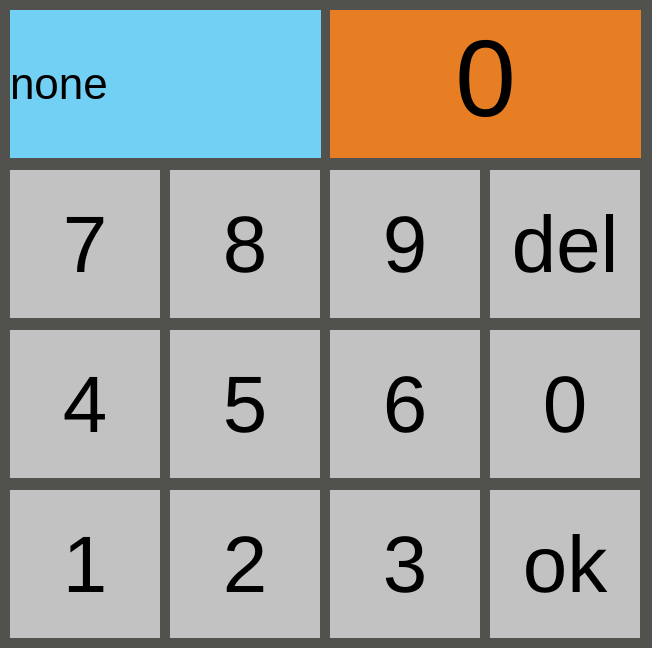
<?xml version="1.0" encoding="UTF-8"?>
<ui version="4.0">
 <class>MainWindow</class>
 <widget class="QMainWindow" name="MainWindow">
  <property name="windowModality">
   <enum>Qt::WindowModal</enum>
  </property>
  <property name="geometry">
   <rect>
    <x>0</x>
    <y>0</y>
    <width>652</width>
    <height>648</height>
   </rect>
  </property>
  <property name="windowTitle">
   <string notr="true">Ввод данных</string>
  </property>
  <property name="styleSheet">
   <string notr="true">background-color: rgb(81, 81, 77);</string>
  </property>
  <widget class="QWidget" name="centralwidget">
   <widget class="QTextEdit" name="UserData">
    <property name="geometry">
     <rect>
      <x>330</x>
      <y>10</y>
      <width>311</width>
      <height>148</height>
     </rect>
    </property>
    <property name="sizePolicy">
     <sizepolicy hsizetype="Fixed" vsizetype="Fixed">
      <horstretch>0</horstretch>
      <verstretch>0</verstretch>
     </sizepolicy>
    </property>
    <property name="cursor" stdset="0">
     <cursorShape>ArrowCursor</cursorShape>
    </property>
    <property name="mouseTracking">
     <bool>false</bool>
    </property>
    <property name="focusPolicy">
     <enum>Qt::NoFocus</enum>
    </property>
    <property name="contextMenuPolicy">
     <enum>Qt::NoContextMenu</enum>
    </property>
    <property name="acceptDrops">
     <bool>false</bool>
    </property>
    <property name="styleSheet">
     <string notr="true">border-style: outset;
padding: 16px;
color:black;
background-color: rgb(231, 126, 35);
</string>
    </property>
    <property name="inputMethodHints">
     <set>Qt::ImhNone</set>
    </property>
    <property name="frameShadow">
     <enum>QFrame::Sunken</enum>
    </property>
    <property name="verticalScrollBarPolicy">
     <enum>Qt::ScrollBarAlwaysOff</enum>
    </property>
    <property name="horizontalScrollBarPolicy">
     <enum>Qt::ScrollBarAlwaysOff</enum>
    </property>
    <property name="readOnly">
     <bool>true</bool>
    </property>
    <property name="html">
     <string>&lt;!DOCTYPE HTML PUBLIC &quot;-//W3C//DTD HTML 4.0//EN&quot; &quot;http://www.w3.org/TR/REC-html40/strict.dtd&quot;&gt;
&lt;html&gt;&lt;head&gt;&lt;meta name=&quot;qrichtext&quot; content=&quot;1&quot; /&gt;&lt;style type=&quot;text/css&quot;&gt;
p, li { white-space: pre-wrap; }
&lt;/style&gt;&lt;/head&gt;&lt;body style=&quot; font-family:'.SF NS Text'; font-size:13pt; font-weight:400; font-style:normal;&quot;&gt;
&lt;p align=&quot;center&quot; style=&quot; margin-top:0px; margin-bottom:0px; margin-left:0px; margin-right:0px; -qt-block-indent:0; text-indent:0px;&quot;&gt;&lt;span style=&quot; font-family:'HelveticaNeueCyr'; font-size:82pt;&quot;&gt;0&lt;/span&gt;&lt;/p&gt;&lt;/body&gt;&lt;/html&gt;</string>
    </property>
    <property name="textInteractionFlags">
     <set>Qt::NoTextInteraction</set>
    </property>
   </widget>
   <widget class="QPushButton" name="bok">
    <property name="geometry">
     <rect>
      <x>490</x>
      <y>490</y>
      <width>150</width>
      <height>148</height>
     </rect>
    </property>
    <property name="sizePolicy">
     <sizepolicy hsizetype="Fixed" vsizetype="Fixed">
      <horstretch>0</horstretch>
      <verstretch>0</verstretch>
     </sizepolicy>
    </property>
    <property name="cursor">
     <cursorShape>ArrowCursor</cursorShape>
    </property>
    <property name="focusPolicy">
     <enum>Qt::NoFocus</enum>
    </property>
    <property name="contextMenuPolicy">
     <enum>Qt::NoContextMenu</enum>
    </property>
    <property name="acceptDrops">
     <bool>false</bool>
    </property>
    <property name="styleSheet">
     <string notr="true">border-style: outset;
font: 60pt;
padding: 16px;
color:black;
 text-align: center;
 background-color: rgb(194, 194, 194);
</string>
    </property>
    <property name="text">
     <string notr="true">ok</string>
    </property>
    <property name="iconSize">
     <size>
      <width>26</width>
      <height>80</height>
     </size>
    </property>
   </widget>
   <widget class="QPushButton" name="bdel">
    <property name="geometry">
     <rect>
      <x>490</x>
      <y>170</y>
      <width>150</width>
      <height>148</height>
     </rect>
    </property>
    <property name="sizePolicy">
     <sizepolicy hsizetype="Fixed" vsizetype="Fixed">
      <horstretch>0</horstretch>
      <verstretch>0</verstretch>
     </sizepolicy>
    </property>
    <property name="cursor">
     <cursorShape>ArrowCursor</cursorShape>
    </property>
    <property name="focusPolicy">
     <enum>Qt::NoFocus</enum>
    </property>
    <property name="contextMenuPolicy">
     <enum>Qt::NoContextMenu</enum>
    </property>
    <property name="acceptDrops">
     <bool>false</bool>
    </property>
    <property name="styleSheet">
     <string notr="true">border-style: outset;
font: 60pt;
padding: 16px;
color:black;
 text-align: center;
 background-color: rgb(194, 194, 194);
</string>
    </property>
    <property name="text">
     <string notr="true">del</string>
    </property>
    <property name="iconSize">
     <size>
      <width>26</width>
      <height>80</height>
     </size>
    </property>
   </widget>
   <widget class="QPushButton" name="b7">
    <property name="geometry">
     <rect>
      <x>10</x>
      <y>170</y>
      <width>150</width>
      <height>148</height>
     </rect>
    </property>
    <property name="sizePolicy">
     <sizepolicy hsizetype="Fixed" vsizetype="Fixed">
      <horstretch>0</horstretch>
      <verstretch>0</verstretch>
     </sizepolicy>
    </property>
    <property name="cursor">
     <cursorShape>ArrowCursor</cursorShape>
    </property>
    <property name="focusPolicy">
     <enum>Qt::NoFocus</enum>
    </property>
    <property name="contextMenuPolicy">
     <enum>Qt::NoContextMenu</enum>
    </property>
    <property name="acceptDrops">
     <bool>false</bool>
    </property>
    <property name="styleSheet">
     <string notr="true">border-style: outset;
font: 60pt;
padding: 16px;
color:black;
 text-align: center;
 background-color: rgb(194, 194, 194);
</string>
    </property>
    <property name="text">
     <string notr="true">7</string>
    </property>
    <property name="iconSize">
     <size>
      <width>26</width>
      <height>80</height>
     </size>
    </property>
   </widget>
   <widget class="QPushButton" name="b4">
    <property name="geometry">
     <rect>
      <x>10</x>
      <y>330</y>
      <width>150</width>
      <height>148</height>
     </rect>
    </property>
    <property name="sizePolicy">
     <sizepolicy hsizetype="Fixed" vsizetype="Fixed">
      <horstretch>0</horstretch>
      <verstretch>0</verstretch>
     </sizepolicy>
    </property>
    <property name="cursor">
     <cursorShape>ArrowCursor</cursorShape>
    </property>
    <property name="focusPolicy">
     <enum>Qt::NoFocus</enum>
    </property>
    <property name="contextMenuPolicy">
     <enum>Qt::NoContextMenu</enum>
    </property>
    <property name="acceptDrops">
     <bool>false</bool>
    </property>
    <property name="styleSheet">
     <string notr="true">border-style: outset;
font: 60pt;
padding: 16px;
color:black;
 text-align: center;
 background-color: rgb(194, 194, 194);
</string>
    </property>
    <property name="text">
     <string notr="true">4</string>
    </property>
    <property name="iconSize">
     <size>
      <width>26</width>
      <height>80</height>
     </size>
    </property>
   </widget>
   <widget class="QPushButton" name="b1">
    <property name="geometry">
     <rect>
      <x>10</x>
      <y>490</y>
      <width>150</width>
      <height>148</height>
     </rect>
    </property>
    <property name="sizePolicy">
     <sizepolicy hsizetype="Fixed" vsizetype="Fixed">
      <horstretch>0</horstretch>
      <verstretch>0</verstretch>
     </sizepolicy>
    </property>
    <property name="cursor">
     <cursorShape>ArrowCursor</cursorShape>
    </property>
    <property name="focusPolicy">
     <enum>Qt::NoFocus</enum>
    </property>
    <property name="contextMenuPolicy">
     <enum>Qt::NoContextMenu</enum>
    </property>
    <property name="acceptDrops">
     <bool>false</bool>
    </property>
    <property name="styleSheet">
     <string notr="true">border-style: outset;
font: 60pt;
padding: 16px;
color:black;
 text-align: center;
 background-color: rgb(194, 194, 194);
</string>
    </property>
    <property name="text">
     <string notr="true">1</string>
    </property>
    <property name="iconSize">
     <size>
      <width>26</width>
      <height>80</height>
     </size>
    </property>
   </widget>
   <widget class="QPushButton" name="b8">
    <property name="geometry">
     <rect>
      <x>170</x>
      <y>170</y>
      <width>150</width>
      <height>148</height>
     </rect>
    </property>
    <property name="sizePolicy">
     <sizepolicy hsizetype="Fixed" vsizetype="Fixed">
      <horstretch>0</horstretch>
      <verstretch>0</verstretch>
     </sizepolicy>
    </property>
    <property name="cursor">
     <cursorShape>ArrowCursor</cursorShape>
    </property>
    <property name="focusPolicy">
     <enum>Qt::NoFocus</enum>
    </property>
    <property name="contextMenuPolicy">
     <enum>Qt::NoContextMenu</enum>
    </property>
    <property name="acceptDrops">
     <bool>false</bool>
    </property>
    <property name="styleSheet">
     <string notr="true">border-style: outset;
font: 60pt;
padding: 16px;
color:black;
 text-align: center;
 background-color: rgb(194, 194, 194);
</string>
    </property>
    <property name="text">
     <string notr="true">8</string>
    </property>
    <property name="iconSize">
     <size>
      <width>26</width>
      <height>80</height>
     </size>
    </property>
   </widget>
   <widget class="QPushButton" name="b9">
    <property name="geometry">
     <rect>
      <x>330</x>
      <y>170</y>
      <width>150</width>
      <height>148</height>
     </rect>
    </property>
    <property name="sizePolicy">
     <sizepolicy hsizetype="Fixed" vsizetype="Fixed">
      <horstretch>0</horstretch>
      <verstretch>0</verstretch>
     </sizepolicy>
    </property>
    <property name="cursor">
     <cursorShape>ArrowCursor</cursorShape>
    </property>
    <property name="focusPolicy">
     <enum>Qt::NoFocus</enum>
    </property>
    <property name="contextMenuPolicy">
     <enum>Qt::NoContextMenu</enum>
    </property>
    <property name="acceptDrops">
     <bool>false</bool>
    </property>
    <property name="styleSheet">
     <string notr="true">border-style: outset;
font: 60pt;
padding: 16px;
color:black;
 text-align: center;
 background-color: rgb(194, 194, 194);
</string>
    </property>
    <property name="text">
     <string notr="true">9</string>
    </property>
    <property name="iconSize">
     <size>
      <width>26</width>
      <height>80</height>
     </size>
    </property>
   </widget>
   <widget class="QPushButton" name="b5">
    <property name="geometry">
     <rect>
      <x>170</x>
      <y>330</y>
      <width>150</width>
      <height>148</height>
     </rect>
    </property>
    <property name="sizePolicy">
     <sizepolicy hsizetype="Fixed" vsizetype="Fixed">
      <horstretch>0</horstretch>
      <verstretch>0</verstretch>
     </sizepolicy>
    </property>
    <property name="cursor">
     <cursorShape>ArrowCursor</cursorShape>
    </property>
    <property name="focusPolicy">
     <enum>Qt::NoFocus</enum>
    </property>
    <property name="contextMenuPolicy">
     <enum>Qt::NoContextMenu</enum>
    </property>
    <property name="acceptDrops">
     <bool>false</bool>
    </property>
    <property name="styleSheet">
     <string notr="true">border-style: outset;
font: 60pt;
padding: 16px;
color:black;
 text-align: center;
 background-color: rgb(194, 194, 194);
</string>
    </property>
    <property name="text">
     <string notr="true">5</string>
    </property>
    <property name="iconSize">
     <size>
      <width>26</width>
      <height>80</height>
     </size>
    </property>
   </widget>
   <widget class="QPushButton" name="b6">
    <property name="geometry">
     <rect>
      <x>330</x>
      <y>330</y>
      <width>150</width>
      <height>148</height>
     </rect>
    </property>
    <property name="sizePolicy">
     <sizepolicy hsizetype="Fixed" vsizetype="Fixed">
      <horstretch>0</horstretch>
      <verstretch>0</verstretch>
     </sizepolicy>
    </property>
    <property name="cursor">
     <cursorShape>ArrowCursor</cursorShape>
    </property>
    <property name="focusPolicy">
     <enum>Qt::NoFocus</enum>
    </property>
    <property name="contextMenuPolicy">
     <enum>Qt::NoContextMenu</enum>
    </property>
    <property name="acceptDrops">
     <bool>false</bool>
    </property>
    <property name="styleSheet">
     <string notr="true">border-style: outset;
font: 60pt;
padding: 16px;
color:black;
 text-align: center;
 background-color: rgb(194, 194, 194);
</string>
    </property>
    <property name="text">
     <string notr="true">6</string>
    </property>
    <property name="iconSize">
     <size>
      <width>26</width>
      <height>80</height>
     </size>
    </property>
   </widget>
   <widget class="QPushButton" name="b2">
    <property name="geometry">
     <rect>
      <x>170</x>
      <y>490</y>
      <width>150</width>
      <height>148</height>
     </rect>
    </property>
    <property name="sizePolicy">
     <sizepolicy hsizetype="Fixed" vsizetype="Fixed">
      <horstretch>0</horstretch>
      <verstretch>0</verstretch>
     </sizepolicy>
    </property>
    <property name="cursor">
     <cursorShape>ArrowCursor</cursorShape>
    </property>
    <property name="focusPolicy">
     <enum>Qt::NoFocus</enum>
    </property>
    <property name="contextMenuPolicy">
     <enum>Qt::NoContextMenu</enum>
    </property>
    <property name="acceptDrops">
     <bool>false</bool>
    </property>
    <property name="styleSheet">
     <string notr="true">border-style: outset;
font: 60pt;
padding: 16px;
color:black;
 text-align: center;
 background-color: rgb(194, 194, 194);
</string>
    </property>
    <property name="text">
     <string notr="true">2</string>
    </property>
    <property name="iconSize">
     <size>
      <width>26</width>
      <height>80</height>
     </size>
    </property>
   </widget>
   <widget class="QPushButton" name="b3">
    <property name="geometry">
     <rect>
      <x>330</x>
      <y>490</y>
      <width>150</width>
      <height>148</height>
     </rect>
    </property>
    <property name="sizePolicy">
     <sizepolicy hsizetype="Fixed" vsizetype="Fixed">
      <horstretch>0</horstretch>
      <verstretch>0</verstretch>
     </sizepolicy>
    </property>
    <property name="cursor">
     <cursorShape>ArrowCursor</cursorShape>
    </property>
    <property name="focusPolicy">
     <enum>Qt::NoFocus</enum>
    </property>
    <property name="contextMenuPolicy">
     <enum>Qt::NoContextMenu</enum>
    </property>
    <property name="acceptDrops">
     <bool>false</bool>
    </property>
    <property name="styleSheet">
     <string notr="true">border-style: outset;
font: 60pt;
padding: 16px;
color:black;
 text-align: center;
 background-color: rgb(194, 194, 194);
</string>
    </property>
    <property name="text">
     <string notr="true">3</string>
    </property>
    <property name="iconSize">
     <size>
      <width>26</width>
      <height>80</height>
     </size>
    </property>
   </widget>
   <widget class="QPushButton" name="b0">
    <property name="geometry">
     <rect>
      <x>490</x>
      <y>330</y>
      <width>150</width>
      <height>148</height>
     </rect>
    </property>
    <property name="sizePolicy">
     <sizepolicy hsizetype="Fixed" vsizetype="Fixed">
      <horstretch>0</horstretch>
      <verstretch>0</verstretch>
     </sizepolicy>
    </property>
    <property name="cursor">
     <cursorShape>ArrowCursor</cursorShape>
    </property>
    <property name="focusPolicy">
     <enum>Qt::NoFocus</enum>
    </property>
    <property name="contextMenuPolicy">
     <enum>Qt::NoContextMenu</enum>
    </property>
    <property name="acceptDrops">
     <bool>false</bool>
    </property>
    <property name="styleSheet">
     <string notr="true">border-style: outset;
font: 60pt;
padding: 16px;
color:black;
 text-align: center;
 background-color: rgb(194, 194, 194);
</string>
    </property>
    <property name="text">
     <string notr="true">0</string>
    </property>
    <property name="iconSize">
     <size>
      <width>26</width>
      <height>80</height>
     </size>
    </property>
   </widget>
   <widget class="QLabel" name="label">
    <property name="geometry">
     <rect>
      <x>10</x>
      <y>10</y>
      <width>311</width>
      <height>148</height>
     </rect>
    </property>
    <property name="styleSheet">
     <string notr="true">border-style: outset;

color:black;
 text-align: center;
background-color: rgb(114, 208, 244);
font: 33pt;</string>
    </property>
    <property name="text">
     <string>none</string>
    </property>
   </widget>
  </widget>
 </widget>
 <resources/>
 <connections/>
</ui>
